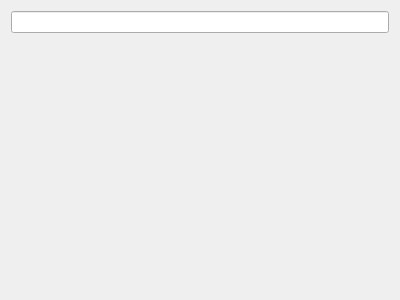
<?xml version="1.0" encoding="UTF-8"?>
<ui version="4.0">
 <class>QtToolDotMatrixMainDialog</class>
 <widget class="QDialog" name="QtToolDotMatrixMainDialog">
  <property name="geometry">
   <rect>
    <x>0</x>
    <y>0</y>
    <width>400</width>
    <height>300</height>
   </rect>
  </property>
  <property name="windowTitle">
   <string>DotMatrix</string>
  </property>
  <layout class="QVBoxLayout" name="verticalLayout">
   <item>
    <widget class="QLineEdit" name="text"/>
   </item>
   <item>
    <spacer name="verticalSpacer">
     <property name="orientation">
      <enum>Qt::Vertical</enum>
     </property>
     <property name="sizeHint" stdset="0">
      <size>
       <width>20</width>
       <height>40</height>
      </size>
     </property>
    </spacer>
   </item>
  </layout>
 </widget>
 <layoutdefault spacing="6" margin="11"/>
 <resources/>
 <connections/>
</ui>
